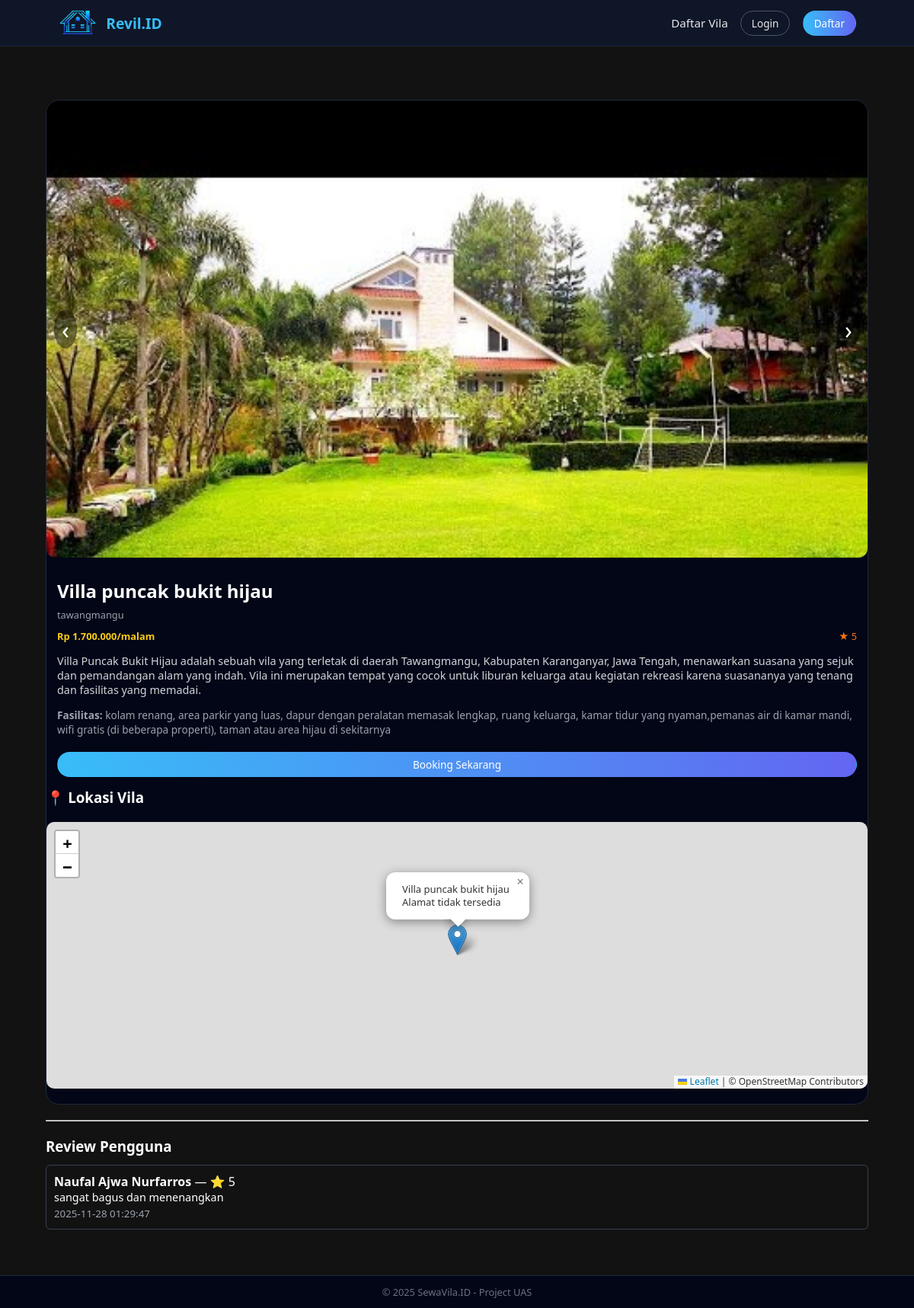
Screenshot of /detail_vila.php?id=11 with the database file from the repository.
### tables this page shows
CREATE TABLE `vila_gambar` (
  `id_gambar` int(11) NOT NULL,
  `id_vila` int(11) DEFAULT NULL,
  `nama_file` varchar(255) DEFAULT NULL,
  `created_at` timestamp NOT NULL DEFAULT current_timestamp()
);

CREATE TABLE `vila` (
  `id_vila` int(11) NOT NULL,
  `nama_vila` varchar(100) NOT NULL,
  `lokasi` varchar(100) NOT NULL,
  `harga` int(11) NOT NULL,
  `deskripsi` text DEFAULT NULL,
  `fasilitas` text DEFAULT NULL,
  `rating` float DEFAULT NULL,
  `gambar` varchar(255) DEFAULT NULL,
  `latitude` decimal(20,16) DEFAULT NULL,
  `longitude` decimal(20,16) DEFAULT NULL
);

CREATE TABLE `reviews` (
  `id_review` int(11) NOT NULL,
  `id_user` int(11) NOT NULL,
  `id_vila` int(11) NOT NULL,
  `rating` int(11) NOT NULL CHECK (`rating` between 1 and 5),
  `review` text DEFAULT NULL,
  `created_at` datetime DEFAULT current_timestamp()
);

CREATE TABLE `users` (
  `id_user` int(11) NOT NULL,
  `nama` varchar(100) NOT NULL,
  `email` varchar(100) NOT NULL,
  `password` varchar(255) NOT NULL,
  `role` enum('user','admin') DEFAULT 'user',
  `created_at` datetime DEFAULT current_timestamp()
);

### detail_vila.php (the view, shortened to what this page needs)
<?php
include 'header.php';
$id = (int) $_GET['id'];
$q  = mysqli_query($conn, "SELECT * FROM vila WHERE id_vila=$id");
$v  = mysqli_fetch_assoc($q);
$galeri = mysqli_query($conn, "
    SELECT nama_file
    FROM vila_gambar
    WHERE id_vila = $id
");
?>
<div class="card" style="margin-top: 10px; overflow:hidden;">
    <div class="villa-slider">
        <div class="slides">
            <?php
            $isFirst = true;
            while ($g = mysqli_fetch_assoc($galeri)) : ?>
                <img
                    src="assets/img/<?= $g['nama_file']; ?>"
                    class="slide <?= $isFirst ? 'active' : '' ?>"
                >
            <?php
                $isFirst = false;
            endwhile; ?>
        </div>
        <button class="nav prev" onclick="prevSlide()">‹</button>
        <button class="nav next" onclick="nextSlide()">›</button>
    </div>
<div class="card-body">
        <h2 class="card-title"><?php echo htmlspecialchars($v['nama_vila']); ?></h2>
        <div class="card-location"><?php echo htmlspecialchars($v['lokasi']); ?></div>
        <div class="card-meta">
            <span class="price">Rp <?php echo number_format($v['harga'],0,',','.'); ?>/malam</span>
            <span class="rating">★ <?php echo $v['rating']; ?></span>
        </div>
        <p style="margin-top:8px; font-size:0.9rem; color:#d1d5db;">
            <?php echo nl2br(htmlspecialchars($v['deskripsi'])); ?>
        </p>
        <p style="margin-top:8px; font-size:0.85rem; color:#9ca3af;">
            <strong>Fasilitas:</strong> <?php echo htmlspecialchars($v['fasilitas']); ?>
        </p>
        <div class="card-actions" style="margin-top:14px;">
            <a href="booking.php?id=<?php echo $v['id_vila']; ?>" class="btn-primary">Booking Sekarang</a>
        </div>
    </div>
<h3>📍 Lokasi Vila</h3>
<div id="map"></div>
<link rel="stylesheet" href="https://unpkg.com/leaflet@1.9.4/dist/leaflet.css" />
<div id="map" style="height:10px; border-radius:10px; margin-top:10px;"></div>
</div>
<hr style="margin:20px 0;">
<h3>Review Pengguna</h3>
<?php
$reviews = mysqli_query($conn,
    "SELECT r.*, u.nama FROM reviews r
     JOIN users u ON r.id_user = u.id_user
     WHERE r.id_vila=$id ORDER BY r.created_at DESC"
);
while ($rv = mysqli_fetch_assoc($reviews)) {
?>
<div style="margin-top:12px;padding:10px;border:1px solid #374151;border-radius:6px;">
    <strong><?= htmlspecialchars($rv['nama']); ?></strong> — ⭐ <?= $rv['rating']; ?>
    <p style="font-size:0.9rem;"><?= nl2br(htmlspecialchars($rv['review'])); ?></p>
    <small style="color:#9ca3af;"><?= $rv['created_at']; ?></small>
</div>
<?php } ?>
<?php include 'footer.php'; ?>

### assets/css/style.css (style rules this page uses)
* { box-sizing: border-box; margin: 0; padding: 0; font-family: system-ui, -apple-system, BlinkMacSystemFont, "Segoe UI", sans-serif; }
html, body { height: 100%; margin: 0; }
body { margin: 0; padding: 0; background: #121212; color: white; display: flex; flex-direction: column; padding-top: 0px; }
.leaflet-container, .leaflet-top, .leaflet-bottom { z-index: 1 !important; }
.btn-primary, .btn-outline { border-radius: 999px; padding: 6px 14px; font-size: 0.85rem; border: 1px solid transparent; }
.btn-primary { background: linear-gradient(90deg,#38bdf8,#6366f1); color: white !important; text-decoration: none; }
.card { background: #020617; border-radius: 18px; overflow: hidden; border: 1px solid #1e293b; display: flex; flex-direction: column; }
.card img { width: 100%; height: 160px; object-fit: cover; }
.card-body { padding: 12px 14px 14px; display: flex; flex-direction: column; gap: 6px; }
.card-title { font-weight: 600; }
.card-location { font-size: 0.8rem; color: #9ca3af; }
.card-meta { display: flex; justify-content: space-between; font-size: 0.8rem; margin-top: 4px; }
.price { color: #facc15; font-weight: 600; }
.rating { color: #f97316; }
.card-actions { margin-top: 10px; display: flex; justify-content: space-between; gap: 6px; }
.card-actions a { flex: 1; text-align: center; text-decoration: none; }

### detail_vila.php (style rules this page uses)
#map { width: 100%; height: 350px; border-radius: 10px; margin-top: 20px; }
.villa-slider { position: relative; width: 100%; height: 600px; overflow: hidden; border-radius: 12px; margin-bottom: 15px; }
.villa-slider .slide { width: 100%; height: 100%; object-fit: cover; display: none; }
.villa-slider .slide.active { display: block; }
.villa-slider .nav { position: absolute; top: 50%; transform: translateY(-50%); background: rgba(0,0,0,0.45); color: #fff; border: none; font-size: 2rem; padding: 4px 10px; cursor: pointer; border-radius: 50%; }
.villa-slider .prev { left: 10px; }
.villa-slider .next { right: 10px; }

### rows the page displays
vila_gambar: nama_file (picture)
vila: nama_vila "Villa puncak bukit hijau", lokasi "tawangmangu", harga "1.700.000", rating "5", deskripsi "Villa Puncak Bukit Hijau adalah sebuah vila yang terletak di daerah Tawangmangu, Kabupaten Karanganyar, Jawa Tengah, menawarkan suasana yang sejuk dan pemandangan alam yang indah. Vila ini merupakan tempat yang cocok untuk liburan keluarga atau kegiatan rekreasi karena suasananya yang tenang dan fasilitas yang memadai.", fasilitas "kolam renang, area parkir yang luas, dapur dengan peralatan memasak lengkap, ruang keluarga, kamar tidur yang nyaman,pemanas air di kamar mandi, wifi gratis (di beberapa properti), taman atau area hijau di sekitarnya"
reviews: id_user.nama "Naufal Ajwa Nurfarros", rating "5", review "sangat bagus dan menenangkan", created_at "2025-11-28 01:29:47"
